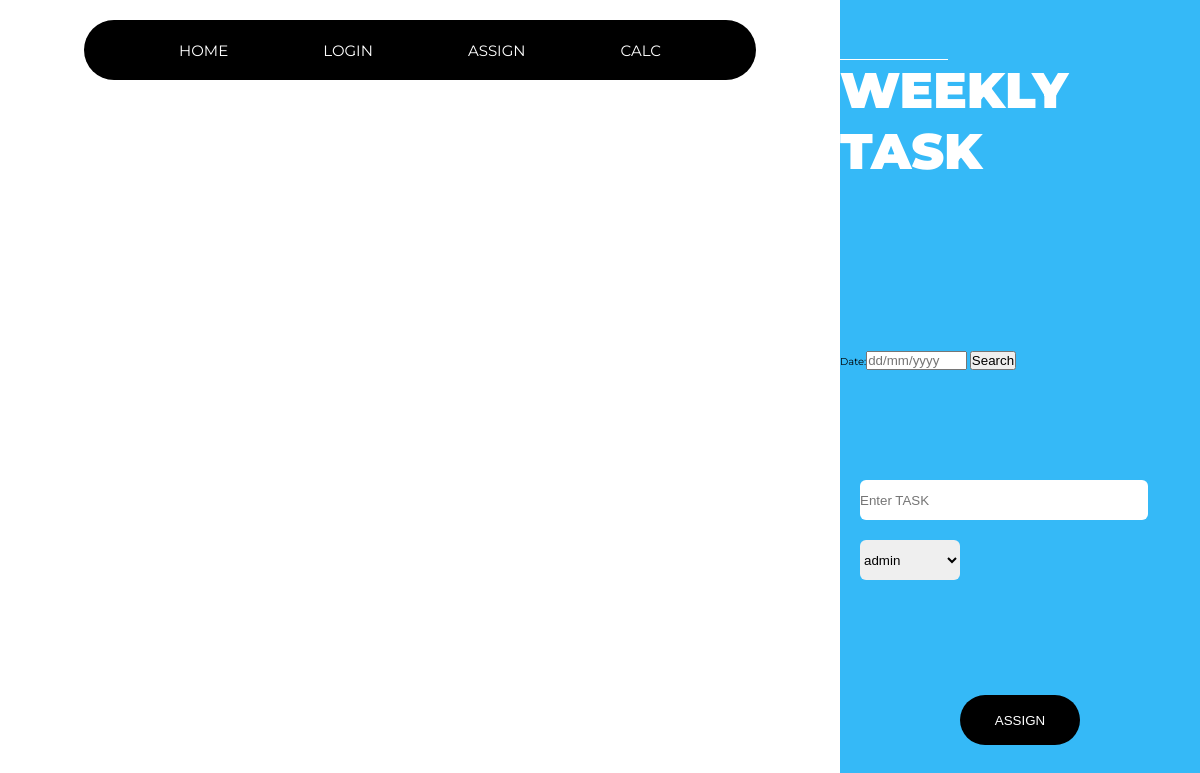
Before: /status/manager/ with the older database file.
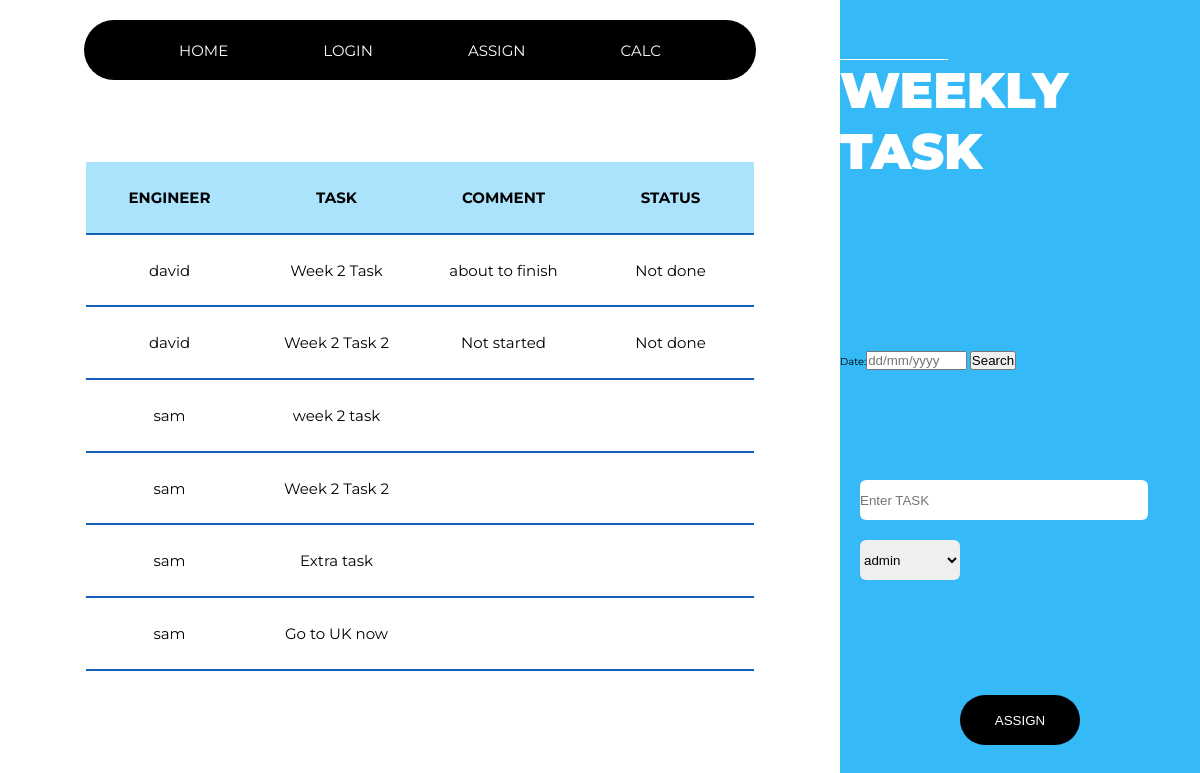
After: the same page with the newer database file.
### Status_Update/models.py (models this page shows, shortened)
class Manage(models.Model):
    date = models.DateTimeField()
    name = models.ForeignKey(
        User, related_name='task', on_delete=models.CASCADE)
    engineer = models.CharField(max_length=256, blank=True)
    year = models.IntegerField(blank=True)
    week = models.IntegerField(null=True)
    task = models.CharField(max_length=600, blank=True)
    comments = models.CharField(max_length=700, blank=True)
    status = models.CharField(max_length=256, blank=True)
    team = models.CharField(max_length=256, blank=True)
    class Meta:
        db_table = 'weekly_update'

### Status_Update/views.py (the view)
# urls.py: path('manager/', views.manager_home, name='manager'),
def manager_home(request):
    details = Manage.objects.filter(year=now.year,
                                    week=now.isocalendar()[1])
    if request.method == 'POST':
        x = request.POST
        engineer = User.objects.get(id=int(x['name']))
        obj = Manage(date=now, year=now.year,
                     week=now.isocalendar()[1], task=x['task'], name_id=int(x['name']), engineer=engineer)
        obj.save()
        print(request.POST['name'])
        return HttpResponseRedirect(reverse('status:manager'))
    else:
        form = task()
        engineer = []
        users = User.objects.all()
        for iteration in users:
            engineer.append([iteration.id, iteration.username])
        print(engineer)
        cont = {'task': task(), 'engineer': engineer, "details": details,
                'calender': CalenderForm()}
        return render(request, 'Status_Update/manager.html', context=cont)

### Status_Update/forms.py
class task(forms.Form):
    task = forms.CharField(widget=forms.TextInput(
        attrs={'class': 'dropdown__text', 'placeholder': 'Enter TASK'}))

class CalenderForm(forms.Form):
    date = forms.DateField(widget=AdminDateWidget(
        attrs={'placeholder': 'dd/mm/yyyy'}))

### templates/Status_Update/manager.html (shortened to what this page needs)
{% extends 'Status_Update/base.html' %} {% block bodyblock %} {% load static %}
  <div class="page">
    <div class="left">
      <div class="left__nav">
        <ul>
          <a
            style="text-decoration: none; color: white;"
            class="left__nav--btn typo__navbar"
            href="{% url 'status:manager' %}"
            >HOME</a
          >
          {% if user.is_authenticated %}
          <a
            style="text-decoration: none; color: white;"
            href="{% url 'logout'%}"
            class="left__nav--btn typo__navbar"
            >LOGOUT</a
          >
          {% else %}
          <a
            style="text-decoration: none; color: white;"
            href="{% url 'login'%}"
            class="left__nav--btn typo__navbar"
            >LOGIN</a
          >
          {%endif%}
          <a
            style="text-decoration: none; color: white;"
            href="{% url 'status:each'%}"
            class="left__nav--btn typo__navbar"
            >ASSIGN</a
          >
          <li class="left__nav--btn typo__navbar">CALC</li>
        </ul>
      </div>
      <div class="left__table">
        {% if details %} {% csrf_token %}
        <table>
          <tbody>
            <tr>
              <div class="tabel__heading">
                <th>ENGINEER</th>
                <th>TASK</th>
                <th>COMMENT</th>
                <th>STATUS</th>
              </div>
            </tr>
            {% for iteration in details %}
            <tr>
              <div class="tabel__entry">
                <td>{{iteration.engineer}}</td>
                <td>{{iteration.task}}</td>
                <td>{{iteration.comments}}</td>
                <td>{{iteration.status}}</td>
              </div>
            </tr>
            {% endfor %}
          </tbody>
        </table>
        {% endif %}
      </div>
    </div>
    <div class="right">
      <div class="right__txt">
        <div class="right__txt--name typo__name">{{user.username}}</div>
        <div class="right__txt--title typo__title u-raise">
          weekly task
        </div>
      </div>
      <form action="{% url 'status:manager_search' %}" method="POST">
        {{calender}}
        <input type="submit" value="Search" />
      </form>
      <form action="" method="POST">
      <div class="dropdown">
        <div>{{task.task}}</div>
        <select class="dropdown__submit" name="name" id="name">
          {% for id,name in engineer %}
          <option class="dropdown__option" value="{{id}}">{{name}}</option>
          {% endfor %}
        </select>
      </div>
      <div class="right__submit">
        <input
          style="text-transform: uppercase; border: none;"
          class="right__submit--btn"
          value="ASSIGN"
          type="submit"
        />
      </div>
    </div>
  </div>
{% endblock bodyblock %}

### templates/Status_Update/base.html (shortened to what this page needs)
<!DOCTYPE html>
{% load static %}
<html lang="en">
  <head>
    <link rel="stylesheet" href="{% static 'sass/main.css'%}" />
  </head>
  <body>
    {% block bodyblock %} {% endblock bodyblock %}
  </body>
</html>

Changed rows visible on the page:
added Manage: engineer "david", task "Week 2 Task", comments "about to finish", status "Not done"
added Manage: engineer "david", task "Week 2 Task 2", comments "Not started", status "Not done"
added Manage: engineer "sam", task "week 2 task"
added Manage: engineer "sam", task "Week 2 Task 2"
added Manage: engineer "sam", task "Extra task"
added Manage: engineer "sam", task "Go to UK now"
Other visible differences:
text now shown: "ENGINEER TASK COMMENT STATUS"
